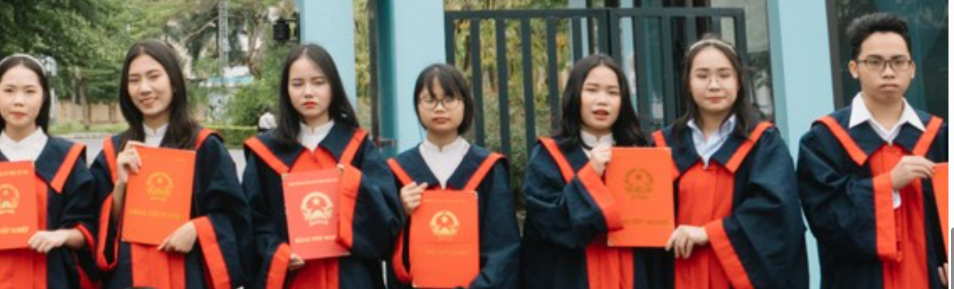
#> input picture image.png, 1908 x 578 px (shown at 1/2 size)
$ python -i face_recognition_system.py   (imports and definitions only)
#> lines starting #> are read from the running program, lines starting #| are printed output that depends on the picture
#> further down, picture is the input picture: shape (578, 1908, 3); mean B, G, R 80.5, 91.5, 119.2
import cv2
import numpy as np
import os
import pickle
from sklearn.metrics.pairwise import cosine_similarity

class FaceRecognitionSystem:
    def __init__(self):
        """Initialize face recognition system using OpenCV"""
        self.face_cascade = cv2.CascadeClassifier(cv2.data.haarcascades + 'haarcascade_frontalface_default.xml')
        self.authorized_faces = []
        self.authorized_names = []
        self.encodings_file = 'data/face_encodings.pkl'
        self.threshold = 0.8  # Similarity threshold for recognition

        # Load existing encodings if available
        self.load_encodings()
#> (reads data/face_encodings.pkl from the repository)

    def extract_face_features(self, face_img):
        """
        Extract simple features from face image using OpenCV

        Args:
            face_img: Face image (cropped)

        Returns:
            Feature vector or None if failed
        """
        try:
            # Resize to standard size
            face_resized = cv2.resize(face_img, (100, 100))
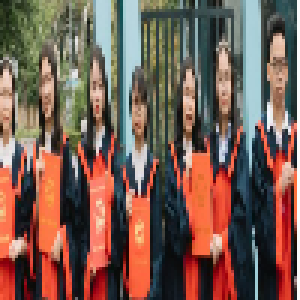
#> face_resized: shape (100, 100, 3) (shown 3 times larger); mean B, G, R 81.6, 92.6, 120

            # Convert to grayscale
            gray = cv2.cvtColor(face_resized, cv2.COLOR_BGR2GRAY)
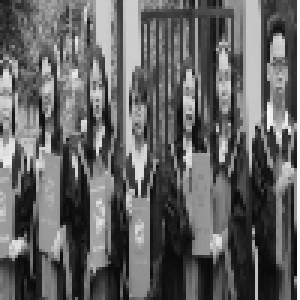
#> gray: shape (100, 100) (shown 3 times larger); min 8, max 252, mean 99.6

            # Apply histogram equalization for better features
            gray = cv2.equalizeHist(gray)
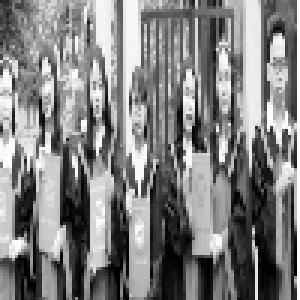
#> gray: shape (100, 100) (shown 3 times larger); min 0, max 255, mean 128.2

            # Apply Gaussian blur to reduce noise
            gray = cv2.GaussianBlur(gray, (3, 3), 0)
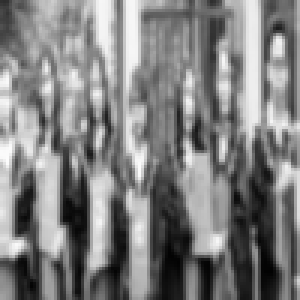
#> gray: shape (100, 100) (shown 3 times larger); min 2, max 252, mean 127.9

            # Flatten to create feature vector
            features = gray.flatten().astype(np.float32)
#> features = 10000 values, max 252 at index 5202, min 2 at index 9088, mean 127.9

            # Normalize features
            if np.linalg.norm(features) > 0:
                features = features / np.linalg.norm(features)
#> features = 10000 values, max 0.0178 at index 5202, min 0.000141 at index 9088, mean 0.00902

            return features

        except Exception as e:
            print(f"Error extracting face features: {e}")
            return None

    # [232 lines left out: functions add_authorized_user, is_authorized_person, recognize_person, save_encodings, not called in this run]

    def load_encodings(self):
        """Load face encodings from file"""
        try:
            if os.path.exists(self.encodings_file):
                with open(self.encodings_file, 'rb') as f:
                    data = pickle.load(f)
                self.authorized_faces = data.get('faces', [])
                self.authorized_names = data.get('names', [])
                print(f"Loaded {len(self.authorized_faces)} authorized users")
            else:
                print("No existing encodings file found")
        except Exception as e:
            print(f"Error loading encodings: {e}")
            self.authorized_faces = []
            self.authorized_names = []

    # [16 lines left out: function remove_authorized_user, not called in this run]

    def get_authorized_users(self):
        """Get list of authorized users"""
        return self.authorized_names.copy()

    # [6 lines left out: function clear_all_users, not called in this run]

>>> import cv2
>>> picture = cv2.imread('image.png')
>>> result = FaceRecognitionSystem().extract_face_features(picture)
#> result has the same summary as features in extract_face_features
